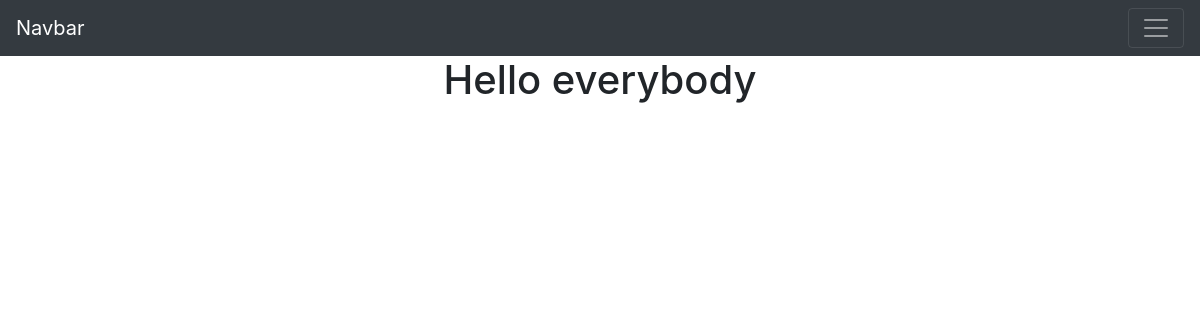
Before: / with the older database file.
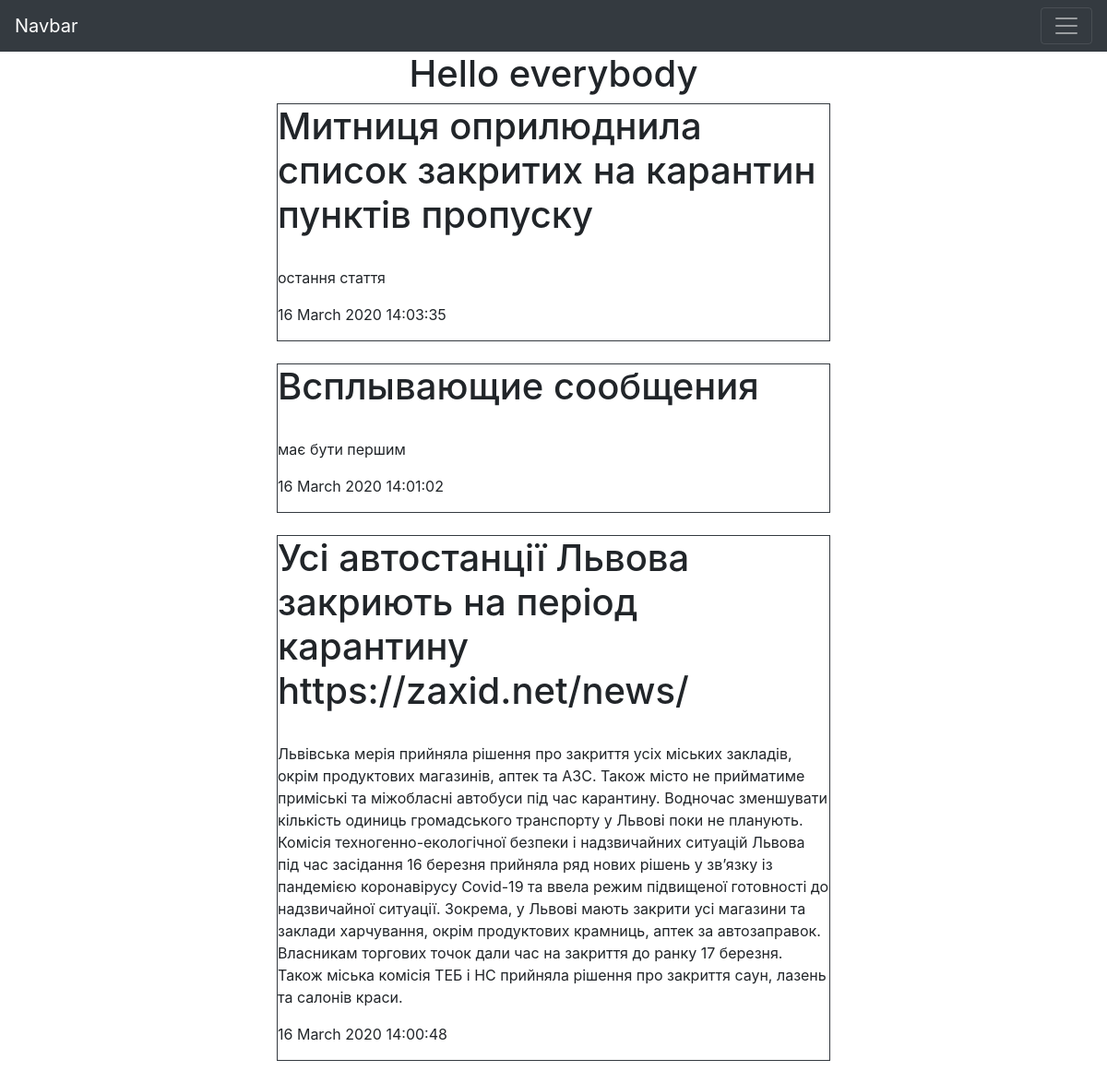
After: the same page with the newer database file.
### app/models.py (models this page shows, shortened)
class articles(db.Model):
    _id = db.Column("id", db.Integer, primary_key=True)
    title = db.Column(db.String(100))
    article = db.Column(db.String(100))
    date = db.Column(db.String(50))

### app/views.py (the view)
@bp.route('/')
def home():
    return render_template("home.html", article=articles.query.all()[::-1])

### app/template/home.html (shortened to what this page needs)
{% extends "base.html" %}
{% block content %}
<h1 style="text-align: center">Hello everybody</h1>
{% for item in article%}
<div style="text-align: center">
    <div class="border border-dark" style="width: 50%; margin: 0 auto; text-align: left">
    <div>
    <h1>{{item.title}}</h1>
    </div>
        <br>
    <div>
    <p>{{item.article}}</p>
    <p>{{item.date}}</p>
    </div>
    </div>
</div>
<br>
{% endfor %}
{% endblock%}

Changed rows visible on the page:
added articles: title "Митниця оприлюднила список закритих на карантин пунктів пропуску", article "остання стаття", date "16 March 2020 14:03:35"
added articles: title "Всплывающие сообщения", article "має бути першим", date "16 March 2020 14:01:02"
added articles: title "Усі автостанції Львова закриють на період карантину https://zaxid.net/news/", article "Львівська мерія прийняла рішення про закриття усіх міських закладів, окрім продуктових магазинів, аптек та АЗС. Також місто не прийматиме приміські та міжобласні автобуси під час карантину. Водночас зменшувати кількість одиниць громадського транспорту у Львові поки не планують. Комісія техногенно-екологічної безпеки і надзвичайних ситуацій Львова під час засідання 16 березня прийняла ряд нових рішень у зв’язку із пандемією коронавірусу Covid-19 та ввела режим підвищеної готовності до надзвичайної ситуації. Зокрема, у Львові мають закрити усі магазини та заклади харчування, окрім продуктових крамниць, аптек за автозаправок. Власникам торгових точок дали час на закриття до ранку 17 березня.…", date "16 March 2020 14:00:48"
